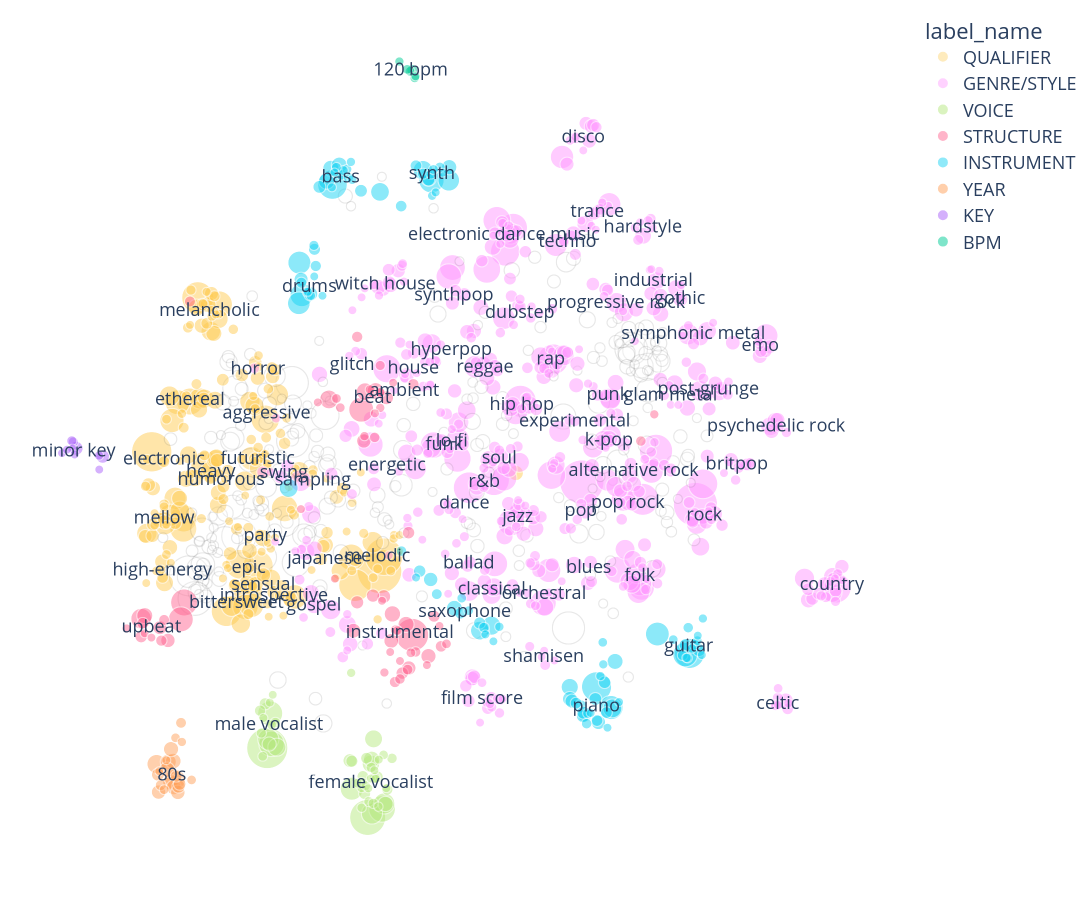

This figure's notebook cell:
### Markdown cell above
#### plot

### Code cell
import plotly.express as px
import plotly.graph_objects as go
import numpy as np
import pandas as pd

X = pd.read_json('./dash_server/tags_counts_nvemb_manual.json', orient='records')
 
# map label_id to colors
colors = px.colors.qualitative.Plotly_r
label_color_map = {label:colors[i] for i,label in enumerate(X['label_name'].unique())}

# just for paper, if hdb_name == 'OUTLIERS' then label_name == 'OUTLIERS'
# X.loc[X['hdb_names'] == 'OUTLIERS', 'label_name'] = 'OUTLIERS'
# change QUALIFIER into QUALIFIER/MOOD
# X.loc[X['label_name'] == 'QUALIFIER', 'label_name'] = 'QUALIFIER/MOOD'

fig = px.scatter(
    X, 
    x="umap_x", 
    y="umap_y", 
    size = round(5 * np.power(X['total'], 0.5)),
    hover_data=["tags","hdb_label","hdb_names","total","label_name",'label_id'], 
    color="label_name",
    color_discrete_map=label_color_map,
    # title="HDBSCAN clusters of tags embeddings (NV-Embedv2)",
    # render_mode='webgl',
    # category_orders = {"label_name": X[['label_name']].value_counts().reset_index()['label_name'].values.tolist()}
    )
fig.update_traces(marker=dict(opacity=0.5))


fig.for_each_trace(
    lambda t: t.update(marker={
        'opacity':[0.15 if x[1] == -1 else 0.5 for x in t['customdata']],
        'color' : ['#ddd' if x[2] == 'OUTLIERS' else t['marker']['color'] for x in t['customdata']],
        # # OUTLIERS show have black outline
        'line' : {'color' : ['#666' if x[1] == -1 else 'white' for x in t['customdata']]},
        'color':["#fff" if x[1] == -1 else label_color_map[x[4]] for x in t['customdata']],
        # 'line' : [print(x) for x in t['customdata']],
        'size' : 5 * t['marker']['size']
                   }))


for label in X['hdb_label'].unique():
    if label == '-1':
        continue
    top_tags = X[X['hdb_label'] == label].sort_values('total', ascending=False).head(1)
    centroid = X[X['hdb_label'] == label][['umap_x','umap_y']].median()
    # if label == '40': 
    #     # print('asdas')
    #     centroid += [-1.0, -5.0]
        
    for t in top_tags.iterrows():
        fig.add_trace(go.Scattergl(
            # x=[t[1]['umap_x']],y=[t[1]['umap_y']],
            x=[centroid['umap_x']], y=[centroid['umap_y']],
            mode='text',
            marker=dict(size=8, color='black'),
            text=t[1]['tags'],
            # font=dict(size=18),
            textposition="middle center",
            showlegend=False,
            # zorder=999
        ))

# # make text bigger in each trace
# fig.update_traces(textfont_size=16)

fig.update_layout(
    width=1600, 
    height=900,
    margin=dict(l=10, r=10, t=10, b=10),
    font=dict(size=18),
    # legend=dict(
    #     yanchor="top",
    #     xanchor="right",
    #     y=0.01,
    #     x=0.9,
    #     title='',
    #     bgcolor='rgba(255,255,255,0.5)',
    #     bordercolor='rgba(255,255,255,0.5)',
    #     borderwidth=1,
    # )
)
fig.update_xaxes(visible=False) #, range = ([2.0, 15.0]))
fig.update_yaxes(visible=False) #, range = ([2.0, 13.5]))

# # # change background color to white
fig.update_layout(plot_bgcolor='white')

fig.show()
fig.write_image('./paper/NEW_tags_bgw_2x1.pdf')

### Figure 1 — Plotly figure (JSON) as saved in the notebook; plotly's stock layout.template omitted (floating-point values rounded to 4 significant figures; data arrays with more than 128 entries replaced by an {"elided": "..."} marker saying what was removed)
{"data": [{"customdata": {"elided": "323x6 mixed values"}, "hovertemplate": "label_name=%{customdata[4]}<br>umap_x=%{x}<br>umap_y=%{y}<br>size=%{marker.size}<br>tags=%{customdata[0]}<br>hdb_label=%{customdata[1]}<br>hdb_names=%{customdata[2]}<br>total=%{customdata[3]}<br>label_id=%{customdata[5]}<extra></extra>", "legendgroup": "QUALIFIER", "marker": {"color": {"elided": "323 str values"}, "line": {"color": {"elided": "323 str values"}}, "opacity": {"elided": "323 float values"}, "size": {"elided": "323 int values"}, "sizemode": "area", "sizeref": 1.002, "symbol": "circle"}, "mode": "markers", "name": "QUALIFIER", "showlegend": true, "type": "scattergl", "x": {"elided": "323 float values"}, "xaxis": "x", "y": {"elided": "323 float values"}, "yaxis": "y"}, {"customdata": {"elided": "657x6 mixed values"}, "hovertemplate": "label_name=%{customdata[4]}<br>umap_x=%{x}<br>umap_y=%{y}<br>size=%{marker.size}<br>tags=%{customdata[0]}<br>hdb_label=%{customdata[1]}<br>hdb_names=%{customdata[2]}<br>total=%{customdata[3]}<br>label_id=%{customdata[5]}<extra></extra>", "legendgroup": "GENRE/STYLE", "marker": {"color": {"elided": "657 str values"}, "line": {"color": {"elided": "657 str values"}}, "opacity": {"elided": "657 float values"}, "size": {"elided": "657 int values"}, "sizemode": "area", "sizeref": 1.002, "symbol": "circle"}, "mode": "markers", "name": "GENRE/STYLE", "showlegend": true, "type": "scattergl", "x": {"elided": "657 float values"}, "xaxis": "x", "y": {"elided": "657 float values"}, "yaxis": "y"}, {"customdata": {"elided": "51x6 mixed values"}, "hovertemplate": "label_name=%{customdata[4]}<br>umap_x=%{x}<br>umap_y=%{y}<br>size=%{marker.size}<br>tags=%{customdata[0]}<br>hdb_label=%{customdata[1]}<br>hdb_names=%{customdata[2]}<br>total=%{customdata[3]}<br>label_id=%{customdata[5]}<extra></extra>", "legendgroup": "VOICE", "marker": {"color": ["#B6E880", "#B6E880", "#B6E880", "#B6E880", "#B6E880", "#B6E880", "#B6E880", "#B6E880", "#B6E880", "#B6E880", "#B6E880", "#B6E880", "#B6E880", "#B6E880", "#B6E880", "#B6E880", "#fff", "#B6E880", "#B6E880", "#B6E880", "#B6E880", "#B6E880", "#B6E880", "#B6E880", "#B6E880", "#B6E880", "#B6E880", "#B6E880", "#B6E880", "#B6E880", "#B6E880", "#B6E880", "#B6E880", "#B6E880", "#B6E880", "#B6E880", "#B6E880", "#B6E880", "#B6E880", "#B6E880", "#B6E880", "#B6E880", "#B6E880", "#B6E880", "#B6E880", "#B6E880", "#B6E880", "#B6E880", "#B6E880", "#B6E880", "#B6E880"], "line": {"color": ["white", "white", "white", "white", "white", "white", "white", "white", "white", "white", "white", "white", "white", "white", "white", "white", "#666", "white", "white", "white", "white", "white", "white", "white", "white", "white", "white", "white", "white", "white", "white", "white", "white", "white", "white", "white", "white", "white", "white", "white", "white", "white", "white", "white", "white", "white", "white", "white", "white", "white", "white"]}, "opacity": [0.5, 0.5, 0.5, 0.5, 0.5, 0.5, 0.5, 0.5, 0.5, 0.5, 0.5, 0.5, 0.5, 0.5, 0.5, 0.5, 0.15, 0.5, 0.5, 0.5, 0.5, 0.5, 0.5, 0.5, 0.5, 0.5, 0.5, 0.5, 0.5, 0.5, 0.5, 0.5, 0.5, 0.5, 0.5, 0.5, 0.5, 0.5, 0.5, 0.5, 0.5, 0.5, 0.5, 0.5, 0.5, 0.5, 0.5, 0.5, 0.5, 0.5, 0.5], "size": [1690, 1310, 710, 650, 635, 535, 445, 445, 445, 325, 325, 310, 270, 235, 205, 200, 160, 150, 150, 145, 145, 135, 135, 135, 130, 130, 125, 115, 110, 105, 105, 105, 105, 95, 95, 95, 95, 95, 95, 90, 90, 90, 85, 85, 85, 85, 85, 85, 85, 85, 80], "sizemode": "area", "sizeref": 1.002, "symbol": "circle"}, "mode": "markers", "name": "VOICE", "showlegend": true, "type": "scattergl", "x": [-13.57, -11.94, -11.7, -13.5, -13.52, -12.2, -11.67, -13.56, -11.87, -11.84, -13.42, -11.88, -11.87, -11.65, -13.54, -12.22, -12.79, -11.99, -13.61, -11.78, -12.19, -11.96, -12.02, -12.03, -11.62, -13.69, -11.82, -11.54, -13.44, -11.92, -11.88, -11.85, -13.67, -11.68, -13.5, -12.03, -12.11, -11.97, -13.65, -12.04, -12.21, -11.76, -11.93, -11.83, -13.53, -11.63, -13.64, -11.89, -11.76, -11.81, -13.48], "xaxis": "x", "y": [1.494, 0.4053, 0.5389, 1.561, 2.039, 0.8559, 0.6255, 1.633, 0.4662, 1.639, 1.508, 1.247, 1.317, 0.6171, 1.557, 1.297, 2.27, 0.7808, 2.19, 1.042, 1.288, 1.336, 1.05, 0.9396, 0.8435, 2.081, 1.024, 1.332, 1.894, 0.6538, 1.192, 0.6261, 1.731, 1.387, 1.858, 0.8714, 0.9427, 0.9061, 1.365, 0.5574, 2.676, 0.5748, 0.8625, 1.145, 2.21, 0.8646, 1.967, 1.016, 1.313, 1.012, 2.331], "yaxis": "y"}, {"customdata": {"elided": "69x6 mixed values"}, "hovertemplate": "label_name=%{customdata[4]}<br>umap_x=%{x}<br>umap_y=%{y}<br>size=%{marker.size}<br>tags=%{customdata[0]}<br>hdb_label=%{customdata[1]}<br>hdb_names=%{customdata[2]}<br>total=%{customdata[3]}<br>label_id=%{customdata[5]}<extra></extra>", "legendgroup": "STRUCTURE", "marker": {"color": ["#FF6692", "#FF6692", "#FF6692", "#FF6692", "#FF6692", "#FF6692", "#FF6692", "#FF6692", "#FF6692", "#FF6692", "#FF6692", "#fff", "#FF6692", "#FF6692", "#FF6692", "#FF6692", "#FF6692", "#FF6692", "#FF6692", "#FF6692", "#FF6692", "#FF6692", "#FF6692", "#FF6692", "#FF6692", "#FF6692", "#FF6692", "#FF6692", "#FF6692", "#FF6692", "#FF6692", "#FF6692", "#FF6692", "#FF6692", "#FF6692", "#FF6692", "#FF6692", "#FF6692", "#FF6692", "#fff", "#FF6692", "#FF6692", "#FF6692", "#FF6692", "#FF6692", "#FF6692", "#FF6692", "#FF6692", "#fff", "#FF6692", "#FF6692", "#FF6692", "#FF6692", "#FF6692", "#FF6692", "#FF6692", "#FF6692", "#FF6692", "#FF6692", "#FF6692", "#FF6692", "#FF6692", "#FF6692", "#FF6692", "#FF6692", "#FF6692", "#FF6692", "#FF6692", "#FF6692"], "line": {"color": ["white", "white", "white", "white", "white", "white", "white", "white", "white", "white", "white", "#666", "white", "white", "white", "white", "white", "white", "white", "white", "white", "white", "white", "white", "white", "white", "white", "white", "white", "white", "white", "white", "white", "white", "white", "white", "white", "white", "white", "#666", "white", "white", "white", "white", "white", "white", "white", "white", "#666", "white", "white", "white", "white", "white", "white", "white", "white", "white", "white", "white", "white", "white", "white", "white", "white", "white", "white", "white", "white"]}, "opacity": [0.5, 0.5, 0.5, 0.5, 0.5, 0.5, 0.5, 0.5, 0.5, 0.5, 0.5, 0.15, 0.5, 0.5, 0.5, 0.5, 0.5, 0.5, 0.5, 0.5, 0.5, 0.5, 0.5, 0.5, 0.5, 0.5, 0.5, 0.5, 0.5, 0.5, 0.5, 0.5, 0.5, 0.5, 0.5, 0.5, 0.5, 0.5, 0.5, 0.15, 0.5, 0.5, 0.5, 0.5, 0.5, 0.5, 0.5, 0.5, 0.15, 0.5, 0.5, 0.5, 0.5, 0.5, 0.5, 0.5, 0.5, 0.5, 0.5, 0.5, 0.5, 0.5, 0.5, 0.5, 0.5, 0.5, 0.5, 0.5, 0.5], "size": [1115, 730, 640, 635, 435, 360, 315, 285, 275, 260, 260, 260, 240, 225, 220, 215, 210, 210, 200, 195, 185, 180, 180, 160, 155, 155, 150, 140, 135, 130, 130, 130, 130, 125, 120, 120, 115, 115, 115, 115, 110, 110, 105, 105, 100, 100, 100, 95, 95, 95, 95, 95, 90, 90, 90, 90, 90, 85, 85, 85, 85, 85, 85, 85, 85, 80, 80, 80, 80], "sizemode": "area", "sizeref": 1.002, "symbol": "circle"}, "mode": "markers", "name": "STRUCTURE", "showlegend": true, "type": "scattergl", "x": [-11.21, -14.93, -12.04, -14.98, -15.63, -12.57, -11.98, -11.81, -11.53, -15.57, -11.31, -10.23, -10.95, -11.55, -12.17, -15.19, -12.0, -11.27, -15.32, -11.63, -11.67, -11.85, -12.11, -15.63, -11.37, -11.27, -10.86, -15.6, -10.74, -15.3, -12.11, -11.49, -11.19, -15.25, -11.48, -14.83, -11.82, -11.16, -11.29, -10.22, -7.488, -11.41, -11.73, -11.74, -12.38, -11.23, -11.45, -10.65, -12.86, -11.9, -12.45, -11.73, -15.86, -7.269, -11.67, -11.99, -11.73, -11.82, -11.57, -13.02, -15.57, -11.7, -10.77, -10.97, -12.47, -12.75, -15.46, -11.52, -11.41], "xaxis": "x", "y": [3.271, 3.78, 6.808, 3.515, 3.526, 6.969, 7.093, 7.102, 3.601, 3.574, 3.437, 6.624, 2.939, 3.178, 3.337, 3.184, 6.317, 2.751, 3.384, 6.995, 3.874, 3.888, 3.783, 3.244, 2.672, 4.876, 3.565, 3.454, 3.092, 3.182, 7.952, 2.531, 7.207, 3.507, 3.347, 8.506, 6.373, 3.003, 2.727, 6.989, 6.316, 2.579, 7.502, 7.082, 6.84, 2.99, 3.34, 3.131, 6.751, 7.123, 6.984, 7.077, 3.371, 6.735, 2.681, 6.394, 6.837, 6.751, 3.002, 5.247, 3.297, 3.807, 3.412, 2.797, 4.154, 6.922, 3.229, 7.231, 2.862], "yaxis": "y"}, {"customdata": {"elided": "108x6 mixed values"}, "hovertemplate": "label_name=%{customdata[4]}<br>umap_x=%{x}<br>umap_y=%{y}<br>size=%{marker.size}<br>tags=%{customdata[0]}<br>hdb_label=%{customdata[1]}<br>hdb_names=%{customdata[2]}<br>total=%{customdata[3]}<br>label_id=%{customdata[5]}<extra></extra>", "legendgroup": "INSTRUMENT", "marker": {"color": ["#19D3F3", "#19D3F3", "#19D3F3", "#19D3F3", "#19D3F3", "#19D3F3", "#19D3F3", "#19D3F3", "#19D3F3", "#19D3F3", "#19D3F3", "#19D3F3", "#19D3F3", "#19D3F3", "#19D3F3", "#19D3F3", "#19D3F3", "#19D3F3", "#19D3F3", "#19D3F3", "#19D3F3", "#19D3F3", "#19D3F3", "#19D3F3", "#19D3F3", "#19D3F3", "#19D3F3", "#19D3F3", "#19D3F3", "#19D3F3", "#19D3F3", "#19D3F3", "#19D3F3", "#19D3F3", "#19D3F3", "#19D3F3", "#19D3F3", "#19D3F3", "#19D3F3", "#19D3F3", "#19D3F3", "#19D3F3", "#19D3F3", "#19D3F3", "#19D3F3", "#19D3F3", "#19D3F3", "#19D3F3", "#19D3F3", "#19D3F3", "#19D3F3", "#19D3F3", "#19D3F3", "#19D3F3", "#19D3F3", "#19D3F3", "#19D3F3", "#fff", "#19D3F3", "#19D3F3", "#19D3F3", "#19D3F3", "#19D3F3", "#19D3F3", "#19D3F3", "#19D3F3", "#19D3F3", "#19D3F3", "#fff", "#19D3F3", "#19D3F3", "#19D3F3", "#fff", "#19D3F3", "#19D3F3", "#19D3F3", "#19D3F3", "#19D3F3", "#19D3F3", "#19D3F3", "#19D3F3", "#19D3F3", "#19D3F3", "#19D3F3", "#19D3F3", "#19D3F3", "#19D3F3", "#19D3F3", "#19D3F3", "#19D3F3", "#19D3F3", "#19D3F3", "#19D3F3", "#19D3F3", "#19D3F3", "#19D3F3", "#19D3F3", "#19D3F3", "#19D3F3", "#19D3F3", "#19D3F3", "#19D3F3", "#19D3F3", "#fff", "#19D3F3", "#fff", "#19D3F3", "#19D3F3"], "line": {"color": ["white", "white", "white", "white", "white", "white", "white", "white", "white", "white", "white", "white", "white", "white", "white", "white", "white", "white", "white", "white", "white", "white", "white", "white", "white", "white", "white", "white", "white", "white", "white", "white", "white", "white", "white", "white", "white", "white", "white", "white", "white", "white", "white", "white", "white", "white", "white", "white", "white", "white", "white", "white", "white", "white", "white", "white", "white", "#666", "white", "white", "white", "white", "white", "white", "white", "white", "white", "white", "#666", "white", "white", "white", "#666", "white", "white", "white", "white", "white", "white", "white", "white", "white", "white", "white", "white", "white", "white", "white", "white", "white", "white", "white", "white", "white", "white", "white", "white", "white", "white", "white", "white", "white", "white", "#666", "white", "#666", "white", "white"]}, "opacity": [0.5, 0.5, 0.5, 0.5, 0.5, 0.5, 0.5, 0.5, 0.5, 0.5, 0.5, 0.5, 0.5, 0.5, 0.5, 0.5, 0.5, 0.5, 0.5, 0.5, 0.5, 0.5, 0.5, 0.5, 0.5, 0.5, 0.5, 0.5, 0.5, 0.5, 0.5, 0.5, 0.5, 0.5, 0.5, 0.5, 0.5, 0.5, 0.5, 0.5, 0.5, 0.5, 0.5, 0.5, 0.5, 0.5, 0.5, 0.5, 0.5, 0.5, 0.5, 0.5, 0.5, 0.5, 0.5, 0.5, 0.5, 0.15, 0.5, 0.5, 0.5, 0.5, 0.5, 0.5, 0.5, 0.5, 0.5, 0.5, 0.15, 0.5, 0.5, 0.5, 0.15, 0.5, 0.5, 0.5, 0.5, 0.5, 0.5, 0.5, 0.5, 0.5, 0.5, 0.5, 0.5, 0.5, 0.5, 0.5, 0.5, 0.5, 0.5, 0.5, 0.5, 0.5, 0.5, 0.5, 0.5, 0.5, 0.5, 0.5, 0.5, 0.5, 0.5, 0.15, 0.5, 0.15, 0.5, 0.5], "size": [920, 910, 880, 660, 615, 585, 570, 550, 530, 515, 465, 385, 375, 355, 350, 350, 350, 305, 265, 265, 265, 265, 260, 230, 230, 220, 215, 210, 205, 200, 200, 200, 175, 170, 170, 170, 170, 165, 165, 160, 160, 155, 155, 150, 145, 140, 140, 135, 135, 135, 135, 130, 125, 120, 120, 120, 115, 115, 115, 110, 110, 110, 110, 110, 110, 105, 105, 105, 105, 105, 100, 100, 95, 95, 95, 95, 95, 95, 95, 95, 95, 95, 90, 90, 90, 90, 90, 90, 90, 90, 90, 85, 85, 85, 85, 85, 85, 85, 85, 80, 80, 80, 80, 80, 80, 80, 80, 80], "sizemode": "area", "sizeref": 1.002, "symbol": "circle"}, "mode": "markers", "name": "INSTRUMENT", "showlegend": true, "type": "scattergl", "x": [-6.696, -8.209, -12.51, -10.9, -6.766, -7.973, -7.219, -13.01, -13.05, -13.06, -10.62, -11.04, -9.922, -13.22, -10.11, -7.952, -11.74, -8.646, -10.52, -12.54, -12.4, -12.61, -7.908, -10.94, -10.61, -8.643, -10.91, -8.179, -8.608, -8.402, -13.02, -12.86, -8.47, -6.54, -12.72, -8.229, -8.432, -8.425, -12.05, -8.077, -10.95, -11.09, -6.762, -12.8, -10.11, -8.542, -8.048, -11.15, -11.39, -10.43, -8.202, -12.78, -11.04, -10.81, -13.02, -6.612, -10.76, -9.387, -12.37, -6.717, -10.04, -11.39, -8.35, -8.371, -6.808, -10.9, -12.81, -12.92, -7.692, -12.25, -12.19, -6.96, -9.687, -6.726, -6.569, -12.27, -8.108, -10.29, -10.87, -12.33, -10.41, -12.45, -12.86, -6.656, -9.792, -8.146, -8.1, -10.89, -6.478, -12.21, -6.745, -12.52, -6.561, -12.67, -11.15, -8.304, -12.81, -10.72, -6.495, -12.48, -9.889, -10.83, -7.842, -11.71, -8.032, -11.58, -12.91, -10.02], "xaxis": "x", "y": [2.981, 2.456, 10.34, 10.41, 2.963, 2.131, 3.285, 8.609, 9.116, 8.478, 10.41, 10.57, 3.416, 5.578, 3.339, 2.117, 10.23, 2.453, 3.689, 10.6, 10.65, 10.4, 2.855, 10.44, 10.62, 2.266, 4.142, 1.898, 2.231, 2.011, 8.856, 8.625, 2.149, 3.033, 10.31, 2.264, 1.995, 2.052, 10.25, 2.528, 10.42, 4.272, 3.115, 9.326, 3.459, 2.2, 2.052, 10.64, 10.0, 3.612, 1.926, 9.065, 10.51, 3.912, 8.802, 3.12, 10.61, 2.929, 10.5, 3.385, 3.387, 4.588, 2.042, 1.877, 2.951, 10.51, 9.389, 8.656, 2.61, 10.45, 10.42, 3.198, 3.244, 2.909, 3.182, 10.58, 3.154, 3.652, 10.58, 10.56, 3.848, 10.61, 8.598, 3.058, 3.399, 2.626, 2.809, 10.17, 3.529, 10.7, 2.911, 10.3, 3.26, 8.597, 4.172, 2.046, 8.9, 10.53, 2.955, 10.53, 3.17, 10.22, 2.217, 10.47, 1.814, 5.007, 8.661, 3.279], "yaxis": "y"}, {"customdata": {"elided": "22x6 mixed values"}, "hovertemplate": "label_name=%{customdata[4]}<br>umap_x=%{x}<br>umap_y=%{y}<br>size=%{marker.size}<br>tags=%{customdata[0]}<br>hdb_label=%{customdata[1]}<br>hdb_names=%{customdata[2]}<br>total=%{customdata[3]}<br>label_id=%{customdata[5]}<extra></extra>", "legendgroup": "YEAR", "marker": {"color": ["#FFA15A", "#FFA15A", "#FFA15A", "#FFA15A", "#FFA15A", "#FFA15A", "#FFA15A", "#FFA15A", "#FFA15A", "#FFA15A", "#FFA15A", "#FFA15A", "#FFA15A", "#FFA15A", "#FFA15A", "#FFA15A", "#FFA15A", "#FFA15A", "#FFA15A", "#FFA15A", "#FFA15A", "#FFA15A"], "line": {"color": ["white", "white", "white", "white", "white", "white", "white", "white", "white", "white", "white", "white", "white", "white", "white", "white", "white", "white", "white", "white", "white", "white"]}, "opacity": [0.5, 0.5, 0.5, 0.5, 0.5, 0.5, 0.5, 0.5, 0.5, 0.5, 0.5, 0.5, 0.5, 0.5, 0.5, 0.5, 0.5, 0.5, 0.5, 0.5, 0.5, 0.5], "size": [435, 370, 260, 245, 245, 240, 235, 225, 215, 215, 175, 170, 160, 140, 125, 125, 100, 100, 95, 90, 85, 80], "sizemode": "area", "sizeref": 1.002, "symbol": "circle"}, "mode": "markers", "name": "YEAR", "showlegend": true, "type": "scattergl", "x": [-15.08, -15.38, -15.18, -15.1, -15.15, -15.14, -15.2, -15.09, -15.34, -15.03, -15.02, -15.35, -15.0, -15.05, -15.31, -14.98, -14.8, -15.07, -15.25, -14.96, -15.33, -15.22], "xaxis": "x", "y": [1.001, 1.243, 1.278, 1.29, 0.9602, 1.478, 1.155, 0.8764, 0.8031, 0.7979, 0.8911, 1.077, 0.9305, 1.052, 0.9115, 1.89, 0.9937, 1.655, 0.8413, 1.59, 1.131, 1.304], "yaxis": "y"}, {"customdata": [["minor key", 1, "minor key_minor_e minor", 64, "KEY", 3], ["minor", 1, "minor key_minor_e minor", 58, "KEY", 3], ["e minor", 1, "minor key_minor_e minor", 17, "KEY", 3], ["d minor", 1, "minor key_minor_e minor", 17, "KEY", 3], ["c major", 1, "minor key_minor_e minor", 13, "KEY", 3], ["c minor", 1, "minor key_minor_e minor", 13, "KEY", 3], ["chorus in minor", 1, "minor key_minor_e minor", 11, "KEY", 3], ["f minor", 1, "minor key_minor_e minor", 10, "KEY", 3], ["major key", 1, "minor key_minor_e minor", 10, "KEY", 3], ["b minor", 1, "minor key_minor_e minor", 10, "KEY", 3]], "hovertemplate": "label_name=%{customdata[4]}<br>umap_x=%{x}<br>umap_y=%{y}<br>size=%{marker.size}<br>tags=%{customdata[0]}<br>hdb_label=%{customdata[1]}<br>hdb_names=%{customdata[2]}<br>total=%{customdata[3]}<br>label_id=%{customdata[5]}<extra></extra>", "legendgroup": "KEY", "marker": {"color": ["#AB63FA", "#AB63FA", "#AB63FA", "#AB63FA", "#AB63FA", "#AB63FA", "#AB63FA", "#AB63FA", "#AB63FA", "#AB63FA"], "line": {"color": ["white", "white", "white", "white", "white", "white", "white", "white", "white", "white"]}, "opacity": [0.5, 0.5, 0.5, 0.5, 0.5, 0.5, 0.5, 0.5, 0.5, 0.5], "size": [200, 190, 105, 105, 90, 90, 85, 80, 80, 80], "sizemode": "area", "sizeref": 1.002, "symbol": "circle"}, "mode": "markers", "name": "KEY", "showlegend": true, "type": "scattergl", "x": [-16.68, -16.25, -16.73, -16.76, -16.31, -16.75, -16.91, -16.83, -16.31, -16.71], "xaxis": "x", "y": [6.202, 6.073, 6.302, 6.319, 6.088, 6.193, 6.126, 6.18, 5.868, 6.104], "yaxis": "y"}, {"customdata": [["120 bpm", 0, "120 bpm_120bpm_90 bpm", 23, "BPM", 0], ["120bpm", 0, "120 bpm_120bpm_90 bpm", 16, "BPM", 0], ["90 bpm", 0, "120 bpm_120bpm_90 bpm", 15, "BPM", 0], ["130 bpm", 0, "120 bpm_120bpm_90 bpm", 14, "BPM", 0], ["140 bpm", 0, "120 bpm_120bpm_90 bpm", 13, "BPM", 0], ["60 bpm", 0, "120 bpm_120bpm_90 bpm", 11, "BPM", 0]], "hovertemplate": "label_name=%{customdata[4]}<br>umap_x=%{x}<br>umap_y=%{y}<br>size=%{marker.size}<br>tags=%{customdata[0]}<br>hdb_label=%{customdata[1]}<br>hdb_names=%{customdata[2]}<br>total=%{customdata[3]}<br>label_id=%{customdata[5]}<extra></extra>", "legendgroup": "BPM", "marker": {"color": ["#00CC96", "#00CC96", "#00CC96", "#00CC96", "#00CC96", "#00CC96"], "line": {"color": ["white", "white", "white", "white", "white", "white"]}, "opacity": [0.5, 0.5, 0.5, 0.5, 0.5, 0.5], "size": [120, 100, 95, 95, 90, 85], "sizemode": "area", "sizeref": 1.002, "symbol": "circle"}, "mode": "markers", "name": "BPM", "showlegend": true, "type": "scattergl", "x": [-11.21, -11.17, -11.25, -11.29, -11.42, -11.16], "xaxis": "x", "y": [12.14, 12.02, 12.12, 12.15, 12.28, 12.04], "yaxis": "y"}, {"marker": {"color": "black", "size": 8}, "mode": "text", "showlegend": false, "text": "melodic", "textposition": "middle center", "type": "scattergl", "x": [-11.77], "y": [4.5]}, {"marker": {"color": "black", "size": 8}, "mode": "text", "showlegend": false, "text": "rock", "textposition": "middle center", "type": "scattergl", "x": [-6.45], "y": [5.15]}, {"marker": {"color": "black", "size": 8}, "mode": "text", "showlegend": false, "text": "pop", "textposition": "middle center", "type": "scattergl", "x": [-8.46], "y": [5.215]}, {"marker": {"color": "black", "size": 8}, "mode": "text", "showlegend": false, "text": "male vocalist", "textposition": "middle center", "type": "scattergl", "x": [-13.54], "y": [1.858]}, {"marker": {"color": "black", "size": 8}, "mode": "text", "showlegend": false, "text": "electronic", "textposition": "middle center", "type": "scattergl", "x": [-15.25], "y": [6.028]}, {"marker": {"color": "black", "size": 8}, "mode": "text", "showlegend": false, "text": "energetic", "textposition": "middle center", "type": "scattergl", "x": [-11.63], "y": [5.932]}, {"marker": {"color": "black", "size": 8}, "mode": "text", "showlegend": false, "text": "female vocalist", "textposition": "middle center", "type": "scattergl", "x": [-11.88], "y": [0.9427]}, {"marker": {"color": "black", "size": 8}, "mode": "text", "showlegend": false, "text": "instrumental", "textposition": "middle center", "type": "scattergl", "x": [-11.41], "y": [3.304]}, {"marker": {"color": "black", "size": 8}, "mode": "text", "showlegend": false, "text": "alternative rock", "textposition": "middle center", "type": "scattergl", "x": [-7.601], "y": [5.842]}, {"marker": {"color": "black", "size": 8}, "mode": "text", "showlegend": false, "text": "pop rock", "textposition": "middle center", "type": "scattergl", "x": [-7.701], "y": [5.345]}, {"marker": {"color": "black", "size": 8}, "mode": "text", "showlegend": false, "text": "hip hop", "textposition": "middle center", "type": "scattergl", "x": [-9.427], "y": [6.881]}, {"marker": {"color": "black", "size": 8}, "mode": "text", "showlegend": false, "text": "melancholic", "textposition": "middle center", "type": "scattergl", "x": [-14.51], "y": [8.361]}, {"marker": {"color": "black", "size": 8}, "mode": "text", "showlegend": false, "text": "dance", "textposition": "middle center", "type": "scattergl", "x": [-10.36], "y": [5.331]}, {"marker": {"color": "black", "size": 8}, "mode": "text", "showlegend": false, "text": "r&b", "textposition": "middle center", "type": "scattergl", "x": [-10.04], "y": [5.674]}, {"marker": {"color": "black", "size": 8}, "mode": "text", "showlegend": false, "text": "rap", "textposition": "middle center", "type": "scattergl", "x": [-8.952], "y": [7.599]}, {"marker": {"color": "black", "size": 8}, "mode": "text", "showlegend": false, "text": "country", "textposition": "middle center", "type": "scattergl", "x": [-4.375], "y": [4.056]}, {"marker": {"color": "black", "size": 8}, "mode": "text", "showlegend": false, "text": "bittersweet", "textposition": "middle center", "type": "scattergl", "x": [-14.07], "y": [3.772]}, {"marker": {"color": "black", "size": 8}, "mode": "text", "showlegend": false, "text": "epic", "textposition": "middle center", "type": "scattergl", "x": [-13.87], "y": [4.319]}, {"marker": {"color": "black", "size": 8}, "mode": "text", "showlegend": false, "text": "guitar", "textposition": "middle center", "type": "scattergl", "x": [-6.706], "y": [3.086]}, {"marker": {"color": "black", "size": 8}, "mode": "text", "showlegend": false, "text": "piano", "textposition": "middle center", "type": "scattergl", "x": [-8.209], "y": [2.149]}, {"marker": {"color": "black", "size": 8}, "mode": "text", "showlegend": false, "text": "bass", "textposition": "middle center", "type": "scattergl", "x": [-12.37], "y": [10.45]}, {"marker": {"color": "black", "size": 8}, "mode": "text", "showlegend": false, "text": "electronic dance music", "textposition": "middle center", "type": "scattergl", "x": [-9.718], "y": [9.548]}, {"marker": {"color": "black", "size": 8}, "mode": "text", "showlegend": false, "text": "heavy", "textposition": "middle center", "type": "scattergl", "x": [-14.49], "y": [5.827]}, {"marker": {"color": "black", "size": 8}, "mode": "text", "showlegend": false, "text": "introspective", "textposition": "middle center", "type": "scattergl", "x": [-13.46], "y": [3.881]}, {"marker": {"color": "black", "size": 8}, "mode": "text", "showlegend": false, "text": "aggressive", "textposition": "middle center", "type": "scattergl", "x": [-13.58], "y": [6.749]}, {"marker": {"color": "black", "size": 8}, "mode": "text", "showlegend": false, "text": "house", "textposition": "middle center", "type": "scattergl", "x": [-11.19], "y": [7.451]}, {"marker": {"color": "black", "size": 8}, "mode": "text", "showlegend": false, "text": "mellow", "textposition": "middle center", "type": "scattergl", "x": [-15.25], "y": [5.097]}, {"marker": {"color": "black", "size": 8}, "mode": "text", "showlegend": false, "text": "soul", "textposition": "middle center", "type": "scattergl", "x": [-9.792], "y": [6.04]}, {"marker": {"color": "black", "size": 8}, "mode": "text", "showlegend": false, "text": "folk", "textposition": "middle center", "type": "scattergl", "x": [-7.499], "y": [4.193]}, {"marker": {"color": "black", "size": 8}, "mode": "text", "showlegend": false, "text": "upbeat", "textposition": "middle center", "type": "scattergl", "x": [-15.46], "y": [3.384]}, {"marker": {"color": "black", "size": 8}, "mode": "text", "showlegend": false, "text": "ethereal", "textposition": "middle center", "type": "scattergl", "x": [-14.83], "y": [6.957]}, {"marker": {"color": "black", "size": 8}, "mode": "text", "showlegend": false, "text": "jazz", "textposition": "middle center", "type": "scattergl", "x": [-9.488], "y": [5.125]}, {"marker": {"color": "black", "size": 8}, "mode": "text", "showlegend": false, "text": "party", "textposition": "middle center", "type": "scattergl", "x": [-13.6], "y": [4.824]}, {"marker": {"color": "black", "size": 8}, "mode": "text", "showlegend": false, "text": "funk", "textposition": "middle center", "type": "scattergl", "x": [-10.69], "y": [6.257]}, {"marker": {"color": "black", "size": 8}, "mode": "text", "showlegend": false, "text": "orchestral", "textposition": "middle center", "type": "scattergl", "x": [-9.065], "y": [3.916]}, {"marker": {"color": "black", "size": 8}, "mode": "text", "showlegend": false, "text": "synthpop", "textposition": "middle center", "type": "scattergl", "x": [-10.53], "y": [8.603]}, {"marker": {"color": "black", "size": 8}, "mode": "text", "showlegend": false, "text": "ballad", "textposition": "middle center", "type": "scattergl", "x": [-10.29], "y": [4.394]}, {"marker": {"color": "black", "size": 8}, "mode": "text", "showlegend": false, "text": "synth", "textposition": "middle center", "type": "scattergl", "x": [-10.89], "y": [10.51]}, {"marker": {"color": "black", "size": 8}, "mode": "text", "showlegend": false, "text": "ambient", "textposition": "middle center", "type": "scattergl", "x": [-11.34], "y": [7.103]}, {"marker": {"color": "black", "size": 8}, "mode": "text", "showlegend": false, "text": "beat", "textposition": "middle center", "type": "scattergl", "x": [-11.86], "y": [6.99]}, {"marker": {"color": "black", "size": 8}, "mode": "text", "showlegend": false, "text": "blues", "textposition": "middle center", "type": "scattergl", "x": [-8.329], "y": [4.326]}, {"marker": {"color": "black", "size": 8}, "mode": "text", "showlegend": false, "text": "emo", "textposition": "middle center", "type": "scattergl", "x": [-5.541], "y": [7.811]}, {"marker": {"color": "black", "size": 8}, "mode": "text", "showlegend": false, "text": "trance", "textposition": "middle center", "type": "scattergl", "x": [-8.195], "y": [9.909]}, {"marker": {"color": "black", "size": 8}, "mode": "text", "showlegend": false, "text": "drums", "textposition": "middle center", "type": "scattergl", "x": [-12.89], "y": [8.731]}, {"marker": {"color": "black", "size": 8}, "mode": "text", "showlegend": false, "text": "disco", "textposition": "middle center", "type": "scattergl", "x": [-8.425], "y": [11.08]}, {"marker": {"color": "black", "size": 8}, "mode": "text", "showlegend": false, "text": "techno", "textposition": "middle center", "type": "scattergl", "x": [-8.679], "y": [9.444]}, {"marker": {"color": "black", "size": 8}, "mode": "text", "showlegend": false, "text": "futuristic", "textposition": "middle center", "type": "scattergl", "x": [-13.72], "y": [6.03]}, {"marker": {"color": "black", "size": 8}, "mode": "text", "showlegend": false, "text": "reggae", "textposition": "middle center", "type": "scattergl", "x": [-10.02], "y": [7.473]}, {"marker": {"color": "black", "size": 8}, "mode": "text", "showlegend": false, "text": "lo-fi", "textposition": "middle center", "type": "scattergl", "x": [-10.57], "y": [6.307]}, {"marker": {"color": "black", "size": 8}, "mode": "text", "showlegend": false, "text": "dubstep", "textposition": "middle center", "type": "scattergl", "x": [-9.455], "y": [8.327]}, {"marker": {"color": "black", "size": 8}, "mode": "text", "showlegend": false, "text": "experimental", "textposition": "middle center", "type": "scattergl", "x": [-8.56], "y": [6.624]}, {"marker": {"color": "black", "size": 8}, "mode": "text", "showlegend": false, "text": "swing", "textposition": "middle center", "type": "scattergl", "x": [-13.3], "y": [5.814]}, {"marker": {"color": "black", "size": 8}, "mode": "text", "showlegend": false, "text": "symphonic metal", "textposition": "middle center", "type": "scattergl", "x": [-6.63], "y": [7.994]}, {"marker": {"color": "black", "size": 8}, "mode": "text", "showlegend": false, "text": "punk", "textposition": "middle center", "type": "scattergl", "x": [-8.026], "y": [7.038]}, {"marker": {"color": "black", "size": 8}, "mode": "text", "showlegend": false, "text": "post-grunge", "textposition": "middle center", "type": "scattergl", "x": [-6.386], "y": [7.123]}, {"marker": {"color": "black", "size": 8}, "mode": "text", "showlegend": false, "text": "k-pop", "textposition": "middle center", "type": "scattergl", "x": [-8.009], "y": [6.325]}, {"marker": {"color": "black", "size": 8}, "mode": "text", "showlegend": false, "text": "progressive rock", "textposition": "middle center", "type": "scattergl", "x": [-7.885], "y": [8.486]}, {"marker": {"color": "black", "size": 8}, "mode": "text", "showlegend": false, "text": "80s", "textposition": "middle center", "type": "scattergl", "x": [-15.12], "y": [1.064]}, {"marker": {"color": "black", "size": 8}, "mode": "text", "showlegend": false, "text": "classical", "textposition": "middle center", "type": "scattergl", "x": [-9.908], "y": [3.982]}, {"marker": {"color": "black", "size": 8}, "mode": "text", "showlegend": false, "text": "sampling", "textposition": "middle center", "type": "scattergl", "x": [-12.83], "y": [5.693]}, {"marker": {"color": "black", "size": 8}, "mode": "text", "showlegend": false, "text": "gospel", "textposition": "middle center", "type": "scattergl", "x": [-12.81], "y": [3.733]}, {"marker": {"color": "black", "size": 8}, "mode": "text", "showlegend": false, "text": "sensual", "textposition": "middle center", "type": "scattergl", "x": [-13.64], "y": [4.056]}, {"marker": {"color": "black", "size": 8}, "mode": "text", "showlegend": false, "text": "saxophone", "textposition": "middle center", "type": "scattergl", "x": [-10.35], "y": [3.632]}, {"marker": {"color": "black", "size": 8}, "mode": "text", "showlegend": false, "text": "psychedelic rock", "textposition": "middle center", "type": "scattergl", "x": [-5.281], "y": [6.541]}, {"marker": {"color": "black", "size": 8}, "mode": "text", "showlegend": false, "text": "industrial", "textposition": "middle center", "type": "scattergl", "x": [-7.28], "y": [8.829]}, {"marker": {"color": "black", "size": 8}, "mode": "text", "showlegend": false, "text": "high-energy", "textposition": "middle center", "type": "scattergl", "x": [-15.28], "y": [4.285]}, {"marker": {"color": "black", "size": 8}, "mode": "text", "showlegend": false, "text": "glam metal", "textposition": "middle center", "type": "scattergl", "x": [-7.002], "y": [7.031]}, {"marker": {"color": "black", "size": 8}, "mode": "text", "showlegend": false, "text": "japanese", "textposition": "middle center", "type": "scattergl", "x": [-12.63], "y": [4.462]}, {"marker": {"color": "black", "size": 8}, "mode": "text", "showlegend": false, "text": "gothic", "textposition": "middle center", "type": "scattergl", "x": [-6.846], "y": [8.55]}, {"marker": {"color": "black", "size": 8}, "mode": "text", "showlegend": false, "text": "hardstyle", "textposition": "middle center", "type": "scattergl", "x": [-7.451], "y": [9.666]}, {"marker": {"color": "black", "size": 8}, "mode": "text", "showlegend": false, "text": "film score", "textposition": "middle center", "type": "scattergl", "x": [-10.07], "y": [2.268]}, {"marker": {"color": "black", "size": 8}, "mode": "text", "showlegend": false, "text": "glitch", "textposition": "middle center", "type": "scattergl", "x": [-12.19], "y": [7.507]}, {"marker": {"color": "black", "size": 8}, "mode": "text", "showlegend": false, "text": "humorous", "textposition": "middle center", "type": "scattergl", "x": [-14.32], "y": [5.705]}, {"marker": {"color": "black", "size": 8}, "mode": "text", "showlegend": false, "text": "witch house", "textposition": "middle center", "type": "scattergl", "x": [-11.64], "y": [8.771]}, {"marker": {"color": "black", "size": 8}, "mode": "text", "showlegend": false, "text": "celtic", "textposition": "middle center", "type": "scattergl", "x": [-5.253], "y": [2.186]}, {"marker": {"color": "black", "size": 8}, "mode": "text", "showlegend": false, "text": "hyperpop", "textposition": "middle center", "type": "scattergl", "x": [-10.57], "y": [7.748]}, {"marker": {"color": "black", "size": 8}, "mode": "text", "showlegend": false, "text": "horror", "textposition": "middle center", "type": "scattergl", "x": [-13.72], "y": [7.439]}, {"marker": {"color": "black", "size": 8}, "mode": "text", "showlegend": false, "text": "britpop", "textposition": "middle center", "type": "scattergl", "x": [-5.922], "y": [5.948]}, {"marker": {"color": "black", "size": 8}, "mode": "text", "showlegend": false, "text": "minor key", "textposition": "middle center", "type": "scattergl", "x": [-16.72], "y": [6.153]}, {"marker": {"color": "black", "size": 8}, "mode": "text", "showlegend": false, "text": "shamisen", "textposition": "middle center", "type": "scattergl", "x": [-9.063], "y": [2.925]}, {"marker": {"color": "black", "size": 8}, "mode": "text", "showlegend": false, "text": "120 bpm", "textposition": "middle center", "type": "scattergl", "x": [-11.23], "y": [12.13]}], "layout": {"font": {"size": 18}, "height": 900, "legend": {"itemsizing": "constant", "title": {"text": "label_name"}, "tracegroupgap": 0}, "margin": {"b": 10, "l": 10, "r": 10, "t": 10}, "plot_bgcolor": "white", "width": 1600, "xaxis": {"anchor": "y", "domain": [0, 1], "title": {"text": "umap_x"}, "visible": false}, "yaxis": {"anchor": "x", "domain": [0, 1], "title": {"text": "umap_y"}, "visible": false}}}
